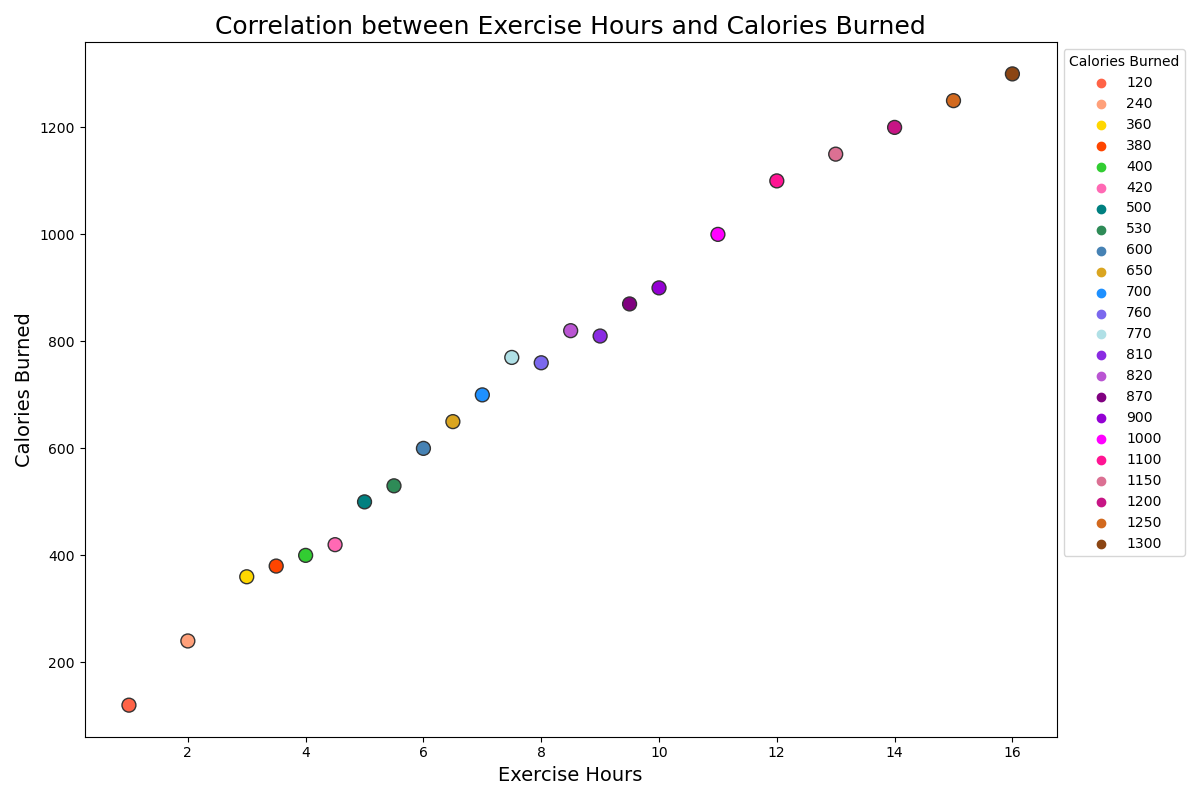

Recreate this plot in Python.

import seaborn as sns
import pandas as pd
import matplotlib.pyplot as plt

# Generate the data
data = {
    'Exercise Hours': [
        1, 2, 3, 4, 5, 6, 7, 8, 9, 10,
        4.5, 3.5, 5.5, 6.5, 7.5, 8.5, 9.5, 11, 12,
        13, 14, 15, 16
    ],
    'Calories Burned': [
        120, 240, 360, 400, 500, 600, 700, 760, 810, 900,
        420, 380, 530, 650, 770, 820, 870, 1000, 1100,
        1150, 1200, 1250, 1300
    ]
}

# Create a Pandas DataFrame
df = pd.DataFrame(data)

# Define a color palette
palette = {
    120: "#FF6347", 240: "#FFA07A", 360: "#FFD700", 400: "#32CD32",
    500: "#008080", 600: "#4682B4", 700: "#1E90FF", 760: "#7B68EE",
    810: "#8A2BE2", 900: "#9400D3", 420: "#FF69B4", 380: "#FF4500",
    530: "#2E8B57", 650: "#DAA520", 770: "#B0E0E6", 820: "#BA55D3",
    870: "#800080", 1000: "#FF00FF", 1100: "#FF1493", 1150: "#DB7093",
    1200: "#C71585", 1250: "#D2691E", 1300: "#8B4513"
}

# Create a scatter plot
plt.figure(figsize=(12, 8))
sns.scatterplot(x='Exercise Hours', y='Calories Burned', data=df, palette=palette, hue='Calories Burned', s=100, edgecolor='#333333', linewidth=1)

# Title and labels
plt.title('Correlation between Exercise Hours and Calories Burned', fontsize=18)
plt.xlabel('Exercise Hours', fontsize=14)
plt.ylabel('Calories Burned', fontsize=14)

# Show plot
plt.legend(title='Calories Burned', bbox_to_anchor=(1, 1))
plt.tight_layout()
plt.show()
